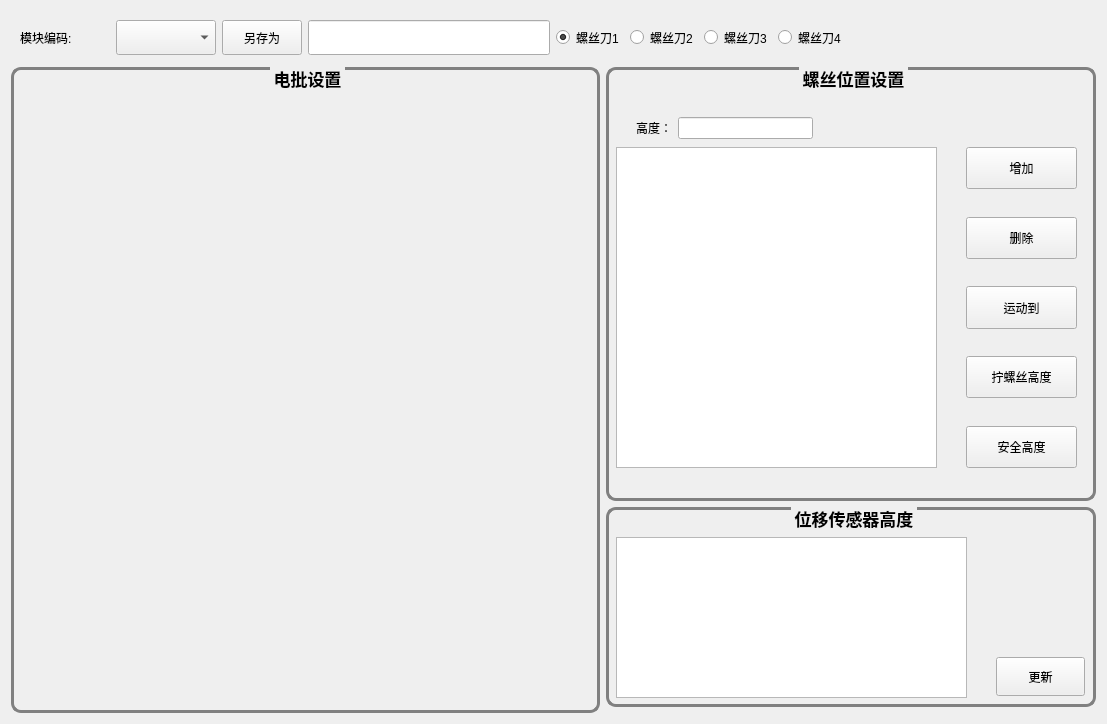
<?xml version="1.0" encoding="UTF-8"?>
<ui version="4.0">
 <class>ScrewLockRecipeForm</class>
 <widget class="QWidget" name="ScrewLockRecipeForm">
  <property name="geometry">
   <rect>
    <x>0</x>
    <y>0</y>
    <width>1107</width>
    <height>724</height>
   </rect>
  </property>
  <property name="windowTitle">
   <string>Form</string>
  </property>
  <layout class="QVBoxLayout" name="verticalLayout_3">
   <item>
    <widget class="QWidget" name="widget_recipe" native="true">
     <property name="sizePolicy">
      <sizepolicy hsizetype="Preferred" vsizetype="Fixed">
       <horstretch>0</horstretch>
       <verstretch>0</verstretch>
      </sizepolicy>
     </property>
     <property name="minimumSize">
      <size>
       <width>0</width>
       <height>50</height>
      </size>
     </property>
     <property name="maximumSize">
      <size>
       <width>16777215</width>
       <height>50</height>
      </size>
     </property>
     <layout class="QHBoxLayout" name="horizontalLayout">
      <item>
       <widget class="QLabel" name="label_3">
        <property name="minimumSize">
         <size>
          <width>90</width>
          <height>35</height>
         </size>
        </property>
        <property name="text">
         <string>模块编码:</string>
        </property>
       </widget>
      </item>
      <item>
       <widget class="QComboBox" name="comboBox_Recipe">
        <property name="minimumSize">
         <size>
          <width>90</width>
          <height>35</height>
         </size>
        </property>
        <property name="styleSheet">
         <string notr="true">QComboBox{font:20px;height: 50px;}</string>
        </property>
       </widget>
      </item>
      <item>
       <widget class="QPushButton" name="btnSave">
        <property name="minimumSize">
         <size>
          <width>0</width>
          <height>35</height>
         </size>
        </property>
        <property name="text">
         <string>另存为</string>
        </property>
       </widget>
      </item>
      <item>
       <widget class="QLineEdit" name="lineEdit">
        <property name="minimumSize">
         <size>
          <width>0</width>
          <height>35</height>
         </size>
        </property>
       </widget>
      </item>
      <item>
       <layout class="QHBoxLayout" name="horizontalLayout_4">
        <item>
         <widget class="QRadioButton" name="RadioButtonDriverBitOne">
          <property name="minimumSize">
           <size>
            <width>0</width>
            <height>35</height>
           </size>
          </property>
          <property name="text">
           <string>螺丝刀1</string>
          </property>
          <property name="checked">
           <bool>true</bool>
          </property>
          <property name="autoRepeat">
           <bool>true</bool>
          </property>
         </widget>
        </item>
        <item>
         <widget class="QRadioButton" name="RadioButtonDriverBitTwo">
          <property name="minimumSize">
           <size>
            <width>0</width>
            <height>35</height>
           </size>
          </property>
          <property name="text">
           <string>螺丝刀2</string>
          </property>
          <property name="autoRepeat">
           <bool>true</bool>
          </property>
         </widget>
        </item>
        <item>
         <widget class="QRadioButton" name="RadioButtonDriverBitThree">
          <property name="minimumSize">
           <size>
            <width>0</width>
            <height>35</height>
           </size>
          </property>
          <property name="text">
           <string>螺丝刀3</string>
          </property>
          <property name="autoRepeat">
           <bool>true</bool>
          </property>
         </widget>
        </item>
        <item>
         <widget class="QRadioButton" name="RadioButtonDriverBitFour">
          <property name="minimumSize">
           <size>
            <width>0</width>
            <height>35</height>
           </size>
          </property>
          <property name="text">
           <string>螺丝刀4</string>
          </property>
          <property name="autoRepeat">
           <bool>true</bool>
          </property>
         </widget>
        </item>
       </layout>
      </item>
      <item>
       <spacer name="horizontalSpacer">
        <property name="orientation">
         <enum>Qt::Horizontal</enum>
        </property>
        <property name="sizeHint" stdset="0">
         <size>
          <width>40</width>
          <height>20</height>
         </size>
        </property>
       </spacer>
      </item>
     </layout>
    </widget>
   </item>
   <item>
    <layout class="QHBoxLayout" name="horizontalLayout_3" stretch="10,1">
     <item>
      <widget class="QGroupBox" name="groupBox_5">
       <property name="minimumSize">
        <size>
         <width>490</width>
         <height>434</height>
        </size>
       </property>
       <property name="styleSheet">
        <string notr="true">QGroupBox
{
	border: 3px solid gray;
	border-radius:10px;
	margin-top:5ex;
	font-family:楷体;
	font:bold 17px;
 
} 
QGroupBox::title
{
	subcontrol-origin:margin;
	subcontrol-position:top center;
	padding:1px;
}
QGroupBox::enabled{
	border: 3px solid gray;
}
QGroupBox::!enabled{
	border: 1px solid gray;
}</string>
       </property>
       <property name="title">
        <string>电批设置</string>
       </property>
       <layout class="QVBoxLayout" name="verticalLayout">
        <item>
         <widget class="MtfParamForm" name="widget_MtfParam" native="true"/>
        </item>
       </layout>
      </widget>
     </item>
     <item>
      <layout class="QVBoxLayout" name="verticalLayout_2">
       <item>
        <widget class="QGroupBox" name="groupBox_6">
         <property name="minimumSize">
          <size>
           <width>490</width>
           <height>434</height>
          </size>
         </property>
         <property name="maximumSize">
          <size>
           <width>490</width>
           <height>434</height>
          </size>
         </property>
         <property name="styleSheet">
          <string notr="true">QGroupBox
{
	border: 3px solid gray;
	border-radius:10px;
	margin-top:5ex;
	font-family:楷体;
	font:bold 17px;
 
} 
QGroupBox::title
{
	subcontrol-origin:margin;
	subcontrol-position:top center;
	padding:1px;
}
QGroupBox::enabled{
	border: 3px solid gray;
}
QGroupBox::!enabled{
	border: 1px solid gray;
}</string>
         </property>
         <property name="title">
          <string>螺丝位置设置</string>
         </property>
         <widget class="QTableView" name="tableView_ScrewLockPos">
          <property name="geometry">
           <rect>
            <x>10</x>
            <y>80</y>
            <width>321</width>
            <height>321</height>
           </rect>
          </property>
         </widget>
         <widget class="QWidget" name="layoutWidget">
          <property name="geometry">
           <rect>
            <x>30</x>
            <y>50</y>
            <width>177</width>
            <height>22</height>
           </rect>
          </property>
          <layout class="QHBoxLayout" name="horizontalLayout_2">
           <item>
            <widget class="QLabel" name="label">
             <property name="text">
              <string>高度：</string>
             </property>
            </widget>
           </item>
           <item>
            <widget class="QLineEdit" name="lineEdit_dDriverBitWorkHeight"/>
           </item>
          </layout>
         </widget>
         <widget class="QWidget" name="layoutWidget">
          <property name="geometry">
           <rect>
            <x>360</x>
            <y>80</y>
            <width>111</width>
            <height>321</height>
           </rect>
          </property>
          <layout class="QVBoxLayout" name="verticalLayout_4" stretch="2,1,2,1,2,1,2,1,2">
           <item>
            <widget class="QPushButton" name="pushButton_Add">
             <property name="sizePolicy">
              <sizepolicy hsizetype="Minimum" vsizetype="Expanding">
               <horstretch>0</horstretch>
               <verstretch>0</verstretch>
              </sizepolicy>
             </property>
             <property name="text">
              <string>增加</string>
             </property>
            </widget>
           </item>
           <item>
            <spacer name="verticalSpacer_2">
             <property name="orientation">
              <enum>Qt::Vertical</enum>
             </property>
             <property name="sizeHint" stdset="0">
              <size>
               <width>20</width>
               <height>40</height>
              </size>
             </property>
            </spacer>
           </item>
           <item>
            <widget class="QPushButton" name="pushButton_Del">
             <property name="sizePolicy">
              <sizepolicy hsizetype="Minimum" vsizetype="Expanding">
               <horstretch>0</horstretch>
               <verstretch>0</verstretch>
              </sizepolicy>
             </property>
             <property name="text">
              <string>删除</string>
             </property>
            </widget>
           </item>
           <item>
            <spacer name="verticalSpacer_3">
             <property name="orientation">
              <enum>Qt::Vertical</enum>
             </property>
             <property name="sizeHint" stdset="0">
              <size>
               <width>20</width>
               <height>40</height>
              </size>
             </property>
            </spacer>
           </item>
           <item>
            <widget class="QPushButton" name="pushButton_MoveTo">
             <property name="sizePolicy">
              <sizepolicy hsizetype="Minimum" vsizetype="Expanding">
               <horstretch>0</horstretch>
               <verstretch>0</verstretch>
              </sizepolicy>
             </property>
             <property name="text">
              <string>运动到</string>
             </property>
            </widget>
           </item>
           <item>
            <spacer name="verticalSpacer_4">
             <property name="orientation">
              <enum>Qt::Vertical</enum>
             </property>
             <property name="sizeHint" stdset="0">
              <size>
               <width>20</width>
               <height>40</height>
              </size>
             </property>
            </spacer>
           </item>
           <item>
            <widget class="QPushButton" name="pushButton_MoveToTighteningH">
             <property name="sizePolicy">
              <sizepolicy hsizetype="Minimum" vsizetype="Expanding">
               <horstretch>0</horstretch>
               <verstretch>0</verstretch>
              </sizepolicy>
             </property>
             <property name="text">
              <string>拧螺丝高度</string>
             </property>
            </widget>
           </item>
           <item>
            <spacer name="verticalSpacer_5">
             <property name="orientation">
              <enum>Qt::Vertical</enum>
             </property>
             <property name="sizeHint" stdset="0">
              <size>
               <width>20</width>
               <height>40</height>
              </size>
             </property>
            </spacer>
           </item>
           <item>
            <widget class="QPushButton" name="pushButton_MoveToSafeH">
             <property name="sizePolicy">
              <sizepolicy hsizetype="Minimum" vsizetype="Expanding">
               <horstretch>0</horstretch>
               <verstretch>0</verstretch>
              </sizepolicy>
             </property>
             <property name="text">
              <string>安全高度</string>
             </property>
            </widget>
           </item>
          </layout>
         </widget>
        </widget>
       </item>
       <item>
        <widget class="QGroupBox" name="groupBox_7">
         <property name="minimumSize">
          <size>
           <width>490</width>
           <height>200</height>
          </size>
         </property>
         <property name="maximumSize">
          <size>
           <width>490</width>
           <height>434</height>
          </size>
         </property>
         <property name="styleSheet">
          <string notr="true">QGroupBox
{
	border: 3px solid gray;
	border-radius:10px;
	margin-top:5ex;
	font-family:楷体;
	font:bold 17px;
 
} 
QGroupBox::title
{
	subcontrol-origin:margin;
	subcontrol-position:top center;
	padding:1px;
}
QGroupBox::enabled{
	border: 3px solid gray;
}
QGroupBox::!enabled{
	border: 1px solid gray;
}</string>
         </property>
         <property name="title">
          <string>位移传感器高度</string>
         </property>
         <widget class="QPushButton" name="pushButton_GetCurrentHeight">
          <property name="geometry">
           <rect>
            <x>390</x>
            <y>150</y>
            <width>89</width>
            <height>39</height>
           </rect>
          </property>
          <property name="sizePolicy">
           <sizepolicy hsizetype="Minimum" vsizetype="Expanding">
            <horstretch>0</horstretch>
            <verstretch>0</verstretch>
           </sizepolicy>
          </property>
          <property name="text">
           <string>更新</string>
          </property>
         </widget>
         <widget class="QTextEdit" name="textEdit_CurrentHeight">
          <property name="geometry">
           <rect>
            <x>10</x>
            <y>30</y>
            <width>351</width>
            <height>161</height>
           </rect>
          </property>
         </widget>
        </widget>
       </item>
       <item>
        <spacer name="verticalSpacer">
         <property name="orientation">
          <enum>Qt::Vertical</enum>
         </property>
         <property name="sizeHint" stdset="0">
          <size>
           <width>20</width>
           <height>40</height>
          </size>
         </property>
        </spacer>
       </item>
      </layout>
     </item>
    </layout>
   </item>
  </layout>
 </widget>
 <customwidgets>
  <customwidget>
   <class>MtfParamForm</class>
   <extends>QWidget</extends>
   <header location="global">MtfParamForm.h</header>
   <container>1</container>
  </customwidget>
 </customwidgets>
 <resources/>
 <connections/>
</ui>
